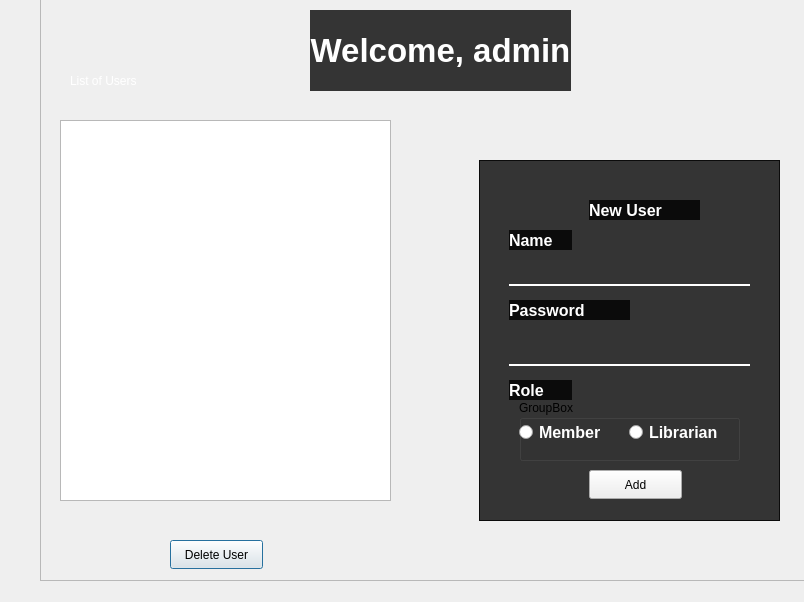
<?xml version="1.0" encoding="UTF-8"?>
<ui version="4.0">
 <class>Admin_Dashbord</class>
 <widget class="QDialog" name="Admin_Dashbord">
  <property name="geometry">
   <rect>
    <x>0</x>
    <y>0</y>
    <width>804</width>
    <height>602</height>
   </rect>
  </property>
  <property name="windowTitle">
   <string>Dialog</string>
  </property>
  <property name="styleSheet">
   <string notr="true">
QDialog{
    background-image: url(&quot;:/Images/ylswjsy7stw-2048x1201.jpg&quot;);
    background-repeat: no-repeat;
    background-position: center;
    background-attachment: fixed;
}
</string>
  </property>
  <widget class="QFrame" name="frame">
   <property name="geometry">
    <rect>
     <x>40</x>
     <y>-110</y>
     <width>771</width>
     <height>691</height>
    </rect>
   </property>
   <property name="styleSheet">
    <string notr="true">QLabel{
color:white;
}</string>
   </property>
   <property name="frameShape">
    <enum>QFrame::Shape::StyledPanel</enum>
   </property>
   <property name="frameShadow">
    <enum>QFrame::Shadow::Raised</enum>
   </property>
   <widget class="QGroupBox" name="groupBox">
    <property name="geometry">
     <rect>
      <x>10</x>
      <y>140</y>
      <width>391</width>
      <height>571</height>
     </rect>
    </property>
    <property name="styleSheet">
     <string notr="true">QGroupBox{
border:none;
}</string>
    </property>
    <property name="title">
     <string/>
    </property>
    <widget class="QPushButton" name="delete_user_button">
     <property name="geometry">
      <rect>
       <x>120</x>
       <y>510</y>
       <width>93</width>
       <height>29</height>
      </rect>
     </property>
     <property name="text">
      <string>Delete User</string>
     </property>
    </widget>
    <widget class="QLabel" name="label_5">
     <property name="geometry">
      <rect>
       <x>20</x>
       <y>30</y>
       <width>131</width>
       <height>41</height>
      </rect>
     </property>
     <property name="text">
      <string>List of Users</string>
     </property>
    </widget>
    <widget class="QTableWidget" name="usersTable">
     <property name="geometry">
      <rect>
       <x>10</x>
       <y>90</y>
       <width>331</width>
       <height>381</height>
      </rect>
     </property>
    </widget>
   </widget>
   <widget class="QLabel" name="label_4">
    <property name="geometry">
     <rect>
      <x>330</x>
      <y>70</y>
      <width>131</width>
      <height>41</height>
     </rect>
    </property>
    <property name="text">
     <string>Welcome Admin</string>
    </property>
   </widget>
   <widget class="QFrame" name="frame_2">
    <property name="geometry">
     <rect>
      <x>439</x>
      <y>270</y>
      <width>301</width>
      <height>361</height>
     </rect>
    </property>
    <property name="styleSheet">
     <string notr="true">QFrame{
background:rgba(0,0,0,200);
}


QLabel {
    font-family: &quot;Segoe UI&quot;;       /* Or any font you like */
    font-size: 16px;               /* Adjust size as needed */
    font-weight: bold;             /* This makes it bold */
    color: white;                  /* Optional: sets text color */
}
QRadioButton {
    font-family: &quot;Segoe UI&quot;;       /* Or any font you like */
    font-size: 16px;               /* Adjust size as needed */
    font-weight: bold;             /* This makes it bold */
    color: white;                  /* Optional: sets text color */
}
QLineEdit {
    color: #FFFFFF;  /* White text color */
    background: transparent;
    border: none;
    border-bottom: 2px solid white;
    padding: 2px;
    font-weight: bold;
}

QLineEdit:focus {
    border-bottom: 2px solid #FFD700; /* gold underline when focused */
}




</string>
    </property>
    <property name="frameShape">
     <enum>QFrame::Shape::StyledPanel</enum>
    </property>
    <property name="frameShadow">
     <enum>QFrame::Shadow::Raised</enum>
    </property>
    <widget class="QLabel" name="label">
     <property name="geometry">
      <rect>
       <x>110</x>
       <y>40</y>
       <width>111</width>
       <height>20</height>
      </rect>
     </property>
     <property name="text">
      <string>New User</string>
     </property>
    </widget>
    <widget class="QLineEdit" name="passwordEdit">
     <property name="geometry">
      <rect>
       <x>30</x>
       <y>180</y>
       <width>241</width>
       <height>26</height>
      </rect>
     </property>
    </widget>
    <widget class="QLineEdit" name="usernameEdit">
     <property name="geometry">
      <rect>
       <x>30</x>
       <y>100</y>
       <width>241</width>
       <height>26</height>
      </rect>
     </property>
    </widget>
    <widget class="QLabel" name="label_2">
     <property name="geometry">
      <rect>
       <x>30</x>
       <y>70</y>
       <width>63</width>
       <height>20</height>
      </rect>
     </property>
     <property name="text">
      <string>Name</string>
     </property>
    </widget>
    <widget class="QPushButton" name="signupButton">
     <property name="geometry">
      <rect>
       <x>110</x>
       <y>310</y>
       <width>93</width>
       <height>29</height>
      </rect>
     </property>
     <property name="text">
      <string>Add</string>
     </property>
    </widget>
    <widget class="QGroupBox" name="groupBox2">
     <property name="geometry">
      <rect>
       <x>40</x>
       <y>240</y>
       <width>221</width>
       <height>61</height>
      </rect>
     </property>
     <property name="title">
      <string>GroupBox</string>
     </property>
     <widget class="QRadioButton" name="librarianRadioButton">
      <property name="geometry">
       <rect>
        <x>110</x>
        <y>20</y>
        <width>110</width>
        <height>24</height>
       </rect>
      </property>
      <property name="text">
       <string>Librarian</string>
      </property>
     </widget>
     <widget class="QRadioButton" name="memberRadioButton">
      <property name="geometry">
       <rect>
        <x>0</x>
        <y>20</y>
        <width>110</width>
        <height>24</height>
       </rect>
      </property>
      <property name="text">
       <string>Member</string>
      </property>
     </widget>
    </widget>
    <widget class="QLabel" name="role_login">
     <property name="geometry">
      <rect>
       <x>30</x>
       <y>220</y>
       <width>63</width>
       <height>20</height>
      </rect>
     </property>
     <property name="text">
      <string>Role</string>
     </property>
    </widget>
    <widget class="QLabel" name="label_3">
     <property name="geometry">
      <rect>
       <x>30</x>
       <y>140</y>
       <width>121</width>
       <height>20</height>
      </rect>
     </property>
     <property name="text">
      <string>Password</string>
     </property>
    </widget>
   </widget>
   <widget class="QLabel" name="label_6">
    <property name="geometry">
     <rect>
      <x>270</x>
      <y>120</y>
      <width>261</width>
      <height>81</height>
     </rect>
    </property>
    <property name="font">
     <font>
      <pointsize>25</pointsize>
      <bold>true</bold>
     </font>
    </property>
    <property name="layoutDirection">
     <enum>Qt::LayoutDirection::LeftToRight</enum>
    </property>
    <property name="styleSheet">
     <string notr="true">QLabel{
background:rgba(0,0,0, 200);
}
</string>
    </property>
    <property name="text">
     <string>Welcome, admin</string>
    </property>
    <property name="alignment">
     <set>Qt::AlignmentFlag::AlignCenter</set>
    </property>
   </widget>
  </widget>
 </widget>
 <resources/>
 <connections/>
</ui>
